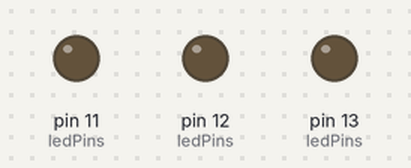
Simulated run of this sketch. Board: Arduino Uno, built with avr-gcc and run on an emulated ATmega328P. Parts: output pins drawn as LEDs (lit = HIGH).

Above: at 0.5 s.
At 1.5 s:
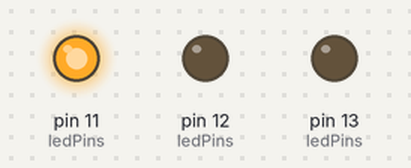
At 2.5 s:
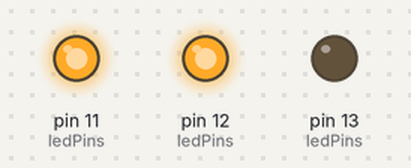
At 3.5 s:
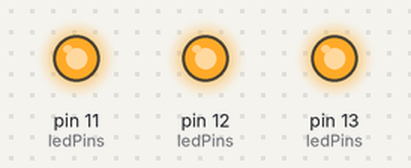
Timing chart, 0 to 5.2 s (numbered marks = the images above):
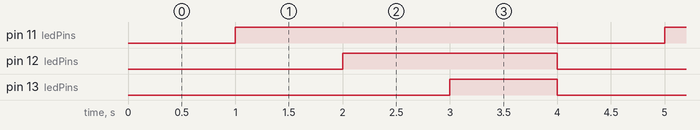

Measured:
- by itself, pin 11 (ledPins): alternates HIGH for 3.0 s and LOW for 1.0 s
- by itself, pin 12 (ledPins): alternates HIGH for 2.0 s and LOW for 2.0 s
- by itself, pin 13 (ledPins): alternates HIGH for 1.0 s and LOW for 3.0 s

The sketch:

blink.ino
```cpp
const int ledPins[] = {13, 12, 11};

String vocabulary[] = {"ready", "set", "go"};

int codes[][3] = {
    {0, 0, 1},  // ready
    {0, 1, 1},  // set
    {1, 1, 1}   // go
};

void setup() {
    pinMode(13, OUTPUT);
    pinMode(12, OUTPUT);
    pinMode(11, OUTPUT);

}

void loop() {

    digitalWrite(13, LOW);
    digitalWrite(12, LOW);
    digitalWrite(11, LOW);
    delay(1000);

    digitalWrite(13, LOW);
    digitalWrite(12, LOW);
    digitalWrite(11, HIGH);
    delay(1000);

    digitalWrite(13, LOW);
    digitalWrite(12, HIGH);
    digitalWrite(11, HIGH);
    delay(1000);

    digitalWrite(13, HIGH);
    digitalWrite(12, HIGH);
    digitalWrite(11, HIGH);
    delay(1000);


}
```
